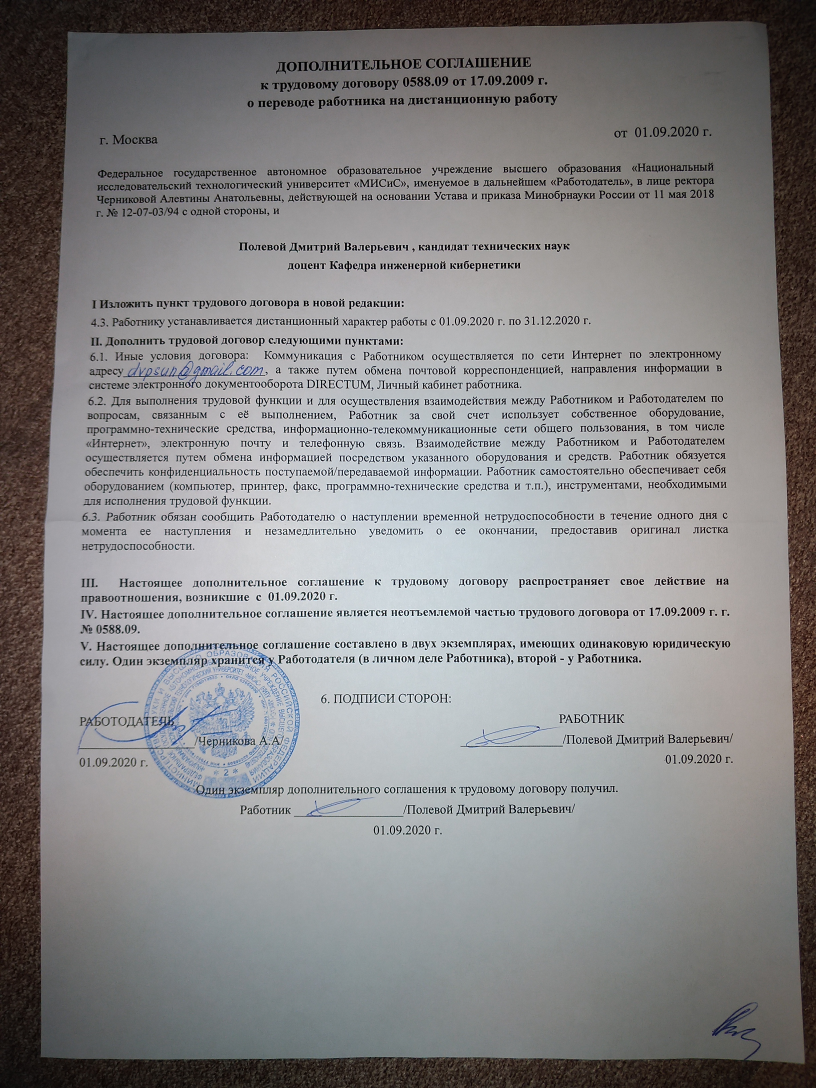
//> input picture prj.labs/lab_4/lab04.src.jpg, 2448 x 3264 px (shown at 1/3 size)
$ ./lab04   (built with g++ and OpenCV 4)
//> lines starting //> are read from the running program, lines starting //| are printed output that depends on the picture; after the words box and inside, x2 and y2 are one past the last pixel; in counts of white or black regions, pixels touching at a corner belong together
#include <opencv2/opencv.hpp>

using namespace std;
using namespace cv;


Mat findDifference(Mat etalon, Mat example) {

	Mat stats = Mat::zeros(Size(2, 3), CV_32F);
	//TP, FP,FN,TN
	for (int i = 0; i < etalon.cols; ++i) {
		for (int j = 0; j < etalon.rows; ++j) {
			if (etalon.at<uchar>(j,i) == 0) {

				if (example.at<uchar>(j,i) == 0) {
					stats.at<float>(0, 0) += (float)1;
				}
				else {
					stats.at<float>(0, 1) += (float)1;;
				}
			}
			else {

				if (example.at<uchar>(j, i) == 255) {
					stats.at<float>(1, 1) += (float)1;
				}
				else {
					stats.at<float>(1, 0) += (float)1;
				}
			}
		}
	}

	//balanced accuracy
	float sensitivity = stats.at<float>(0, 0) / (stats.at<float>(0, 0) + stats.at<float>(1, 0));
	float specificity = stats.at<float>(1, 1) / (stats.at<float>(1, 1) + stats.at<float>(0, 1));
	stats.at<float>(2, 0) = (sensitivity + specificity) / 2;

	//f_1 score
	float precision = stats.at<float>(0, 0) / (stats.at<float>(0, 0) + stats.at<float>(0, 1));
	float recall = stats.at<float>(0, 0) / (stats.at<float>(0, 0) + stats.at<float>(1, 0));
	stats.at<float>(2, 1) = 2 * precision * recall / (precision + recall);


	return stats;
}

Mat showDifference(Mat etalon, Mat example) {

	Mat diff_img = example.clone();
	cvtColor(diff_img, diff_img, COLOR_GRAY2BGR);

	for (int i = 0; i < etalon.cols; ++i) {
		for (int j = 0; j < etalon.rows; ++j) {
			if (etalon.at<uchar>(j, i) == 0) {

				if (example.at<uchar>(j, i) != 0) {
					diff_img.at<Vec3b>(j, i) = { 0, 0, 255 };
				}
			}
			else {

				if (example.at<uchar>(j, i) != 255) {
					diff_img.at<Vec3b>(j, i) = {0, 255, 0};
				}
			}
		}
	}
	return diff_img;
}

void getStats(Mat stat) {
	cout << "TP: " << stat.at<float>(0, 0) << endl;
	cout << "FP: " << stat.at<float>(0, 1) << endl;
	cout << "FN: " << stat.at<float>(1, 0) << endl;
	cout << "TN: " << stat.at<float>(1, 1) << endl;
	cout << "Balanced accuracy: " << stat.at<float>(2, 0) << endl;
	cout << "F1 score: " << stat.at<float>(2, 1) << endl;
}


int main() {

	//load source image and etalon
	string image_path_src = samples::findFile("lab04.src.jpg");
	Mat original_img = imread(image_path_src, IMREAD_COLOR);
//> original_img is the input picture: 3264 rows x 2448 cols, CV_8UC3; mean B, G, R 133, 132.6, 133.8
	string image_path = samples::findFile("lab04.etalon.png");
	Mat etalon = imread(image_path, IMREAD_GRAYSCALE);
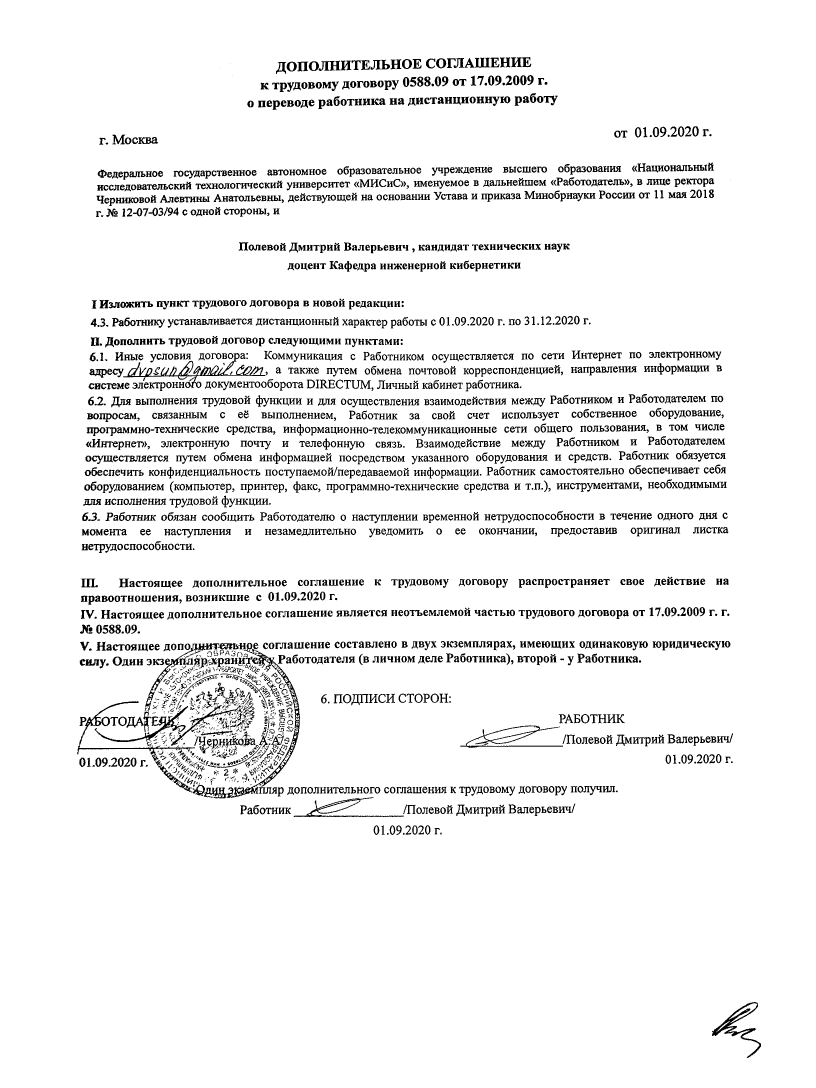
//> input picture prj.labs/lab_4/lab04.etalon.png, 2448 x 3264 px (shown at 1/3 size)
//> etalon: 3264 rows x 2448 cols, CV_8UC1; 93.9% white; 2944 black regions (503 under 20 px), largest, box (x1, y1, x2, y2) and area: (611, 1928, 900, 2395) 7402, (369, 1059, 796, 1164) 5776, (2136, 3006, 2283, 3174) 3927

	//source to grayscale
	Mat g_1;
	cvtColor(original_img, g_1, COLOR_BGR2GRAY);
	imwrite("lab04.g1.png",g_1);

	//define roi
	Rect2d roi = { 203, 100, 2100, 3060 };

	//
	////  ### adaptiveThreshold Opencv ###
	//

	//binarization
	Mat b_1;
	adaptiveThreshold(g_1, b_1, 255, ADAPTIVE_THRESH_GAUSSIAN_C, THRESH_BINARY, 31, 5);
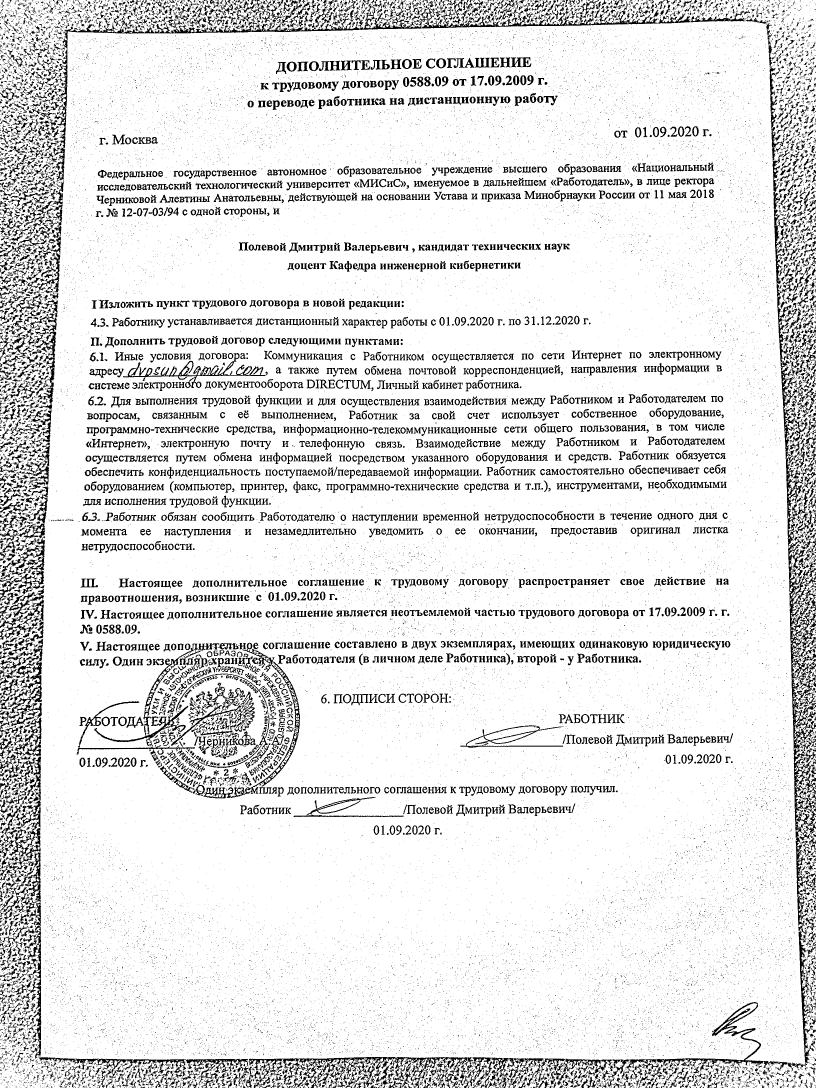
//> b_1: 3264 rows x 2448 cols, CV_8UC1 (shown at 1/3 size); 88.5% white; 35845 black regions (31003 under 20 px), largest, box (x1, y1, x2, y2) and area: (2317, 482, 2448, 2796) 41868, (396, 6, 2234, 101) 18582, (746, 3171, 1419, 3264) 13015
	imwrite("lab04.b1.png", b_1);
	Mat diff_b1 = findDifference(etalon(roi), b_1(roi));
//> after the loop in findDifference, `for (int i = 0; i < etalon.cols; ++i)`: stats = [[464709, 23566], [49904, 5887821], [0, 0]]
//> in findDifference, `float sensitivity = stats.at<float>(0, 0) / (stats.at<float>(0, 0) + s..`: sensitivity = 0.903
//> in findDifference, `float specificity = stats.at<float>(1, 1) / (stats.at<float>(1, 1) + s..`: specificity = 0.996
//> in findDifference, `stats.at<float>(2, 0) = (sensitivity + specificity) / 2;`: stats = [[464709, 23566], [49904, 5887821], [0.95, 0]]
//> in findDifference, `float precision = stats.at<float>(0, 0) / (stats.at<float>(0, 0) + sta..`: precision = 0.952
//> in findDifference, `float recall = stats.at<float>(0, 0) / (stats.at<float>(0, 0) + stats...`: recall = 0.903
//> in findDifference, `stats.at<float>(2, 1) = 2 * precision * recall / (precision + recall);`: stats = [[464709, 23566], [49904, 5887821], [0.95, 0.927]]
//> diff_b1 = [[464709, 23566], [49904, 5887821], [0.95, 0.927]]
	//getStats(diff_b1);
	//cout <<"___________"<< endl;

	//filtering
	Mat f_1;
	medianBlur(b_1, f_1, 3);
//> f_1: 3264 rows x 2448 cols, CV_8UC1; 89.4% white; 8307 black regions (3092 under 20 px), largest, box (x1, y1, x2, y2) and area: (396, 22, 2233, 101) 16795, (2364, 1617, 2448, 2228) 12998, (1833, 2794, 2441, 3233) 12793
	Mat diff_f1 = findDifference(etalon(roi), f_1(roi));
//> diff_f1 = [[454725, 33550], [20052, 5917673], [0.976, 0.944]]
	imwrite("lab04.f1.png", f_1);
	//getStats(diff_f1);
	//cout << "___________" << endl;

	//connected components
	bitwise_not(f_1, f_1);
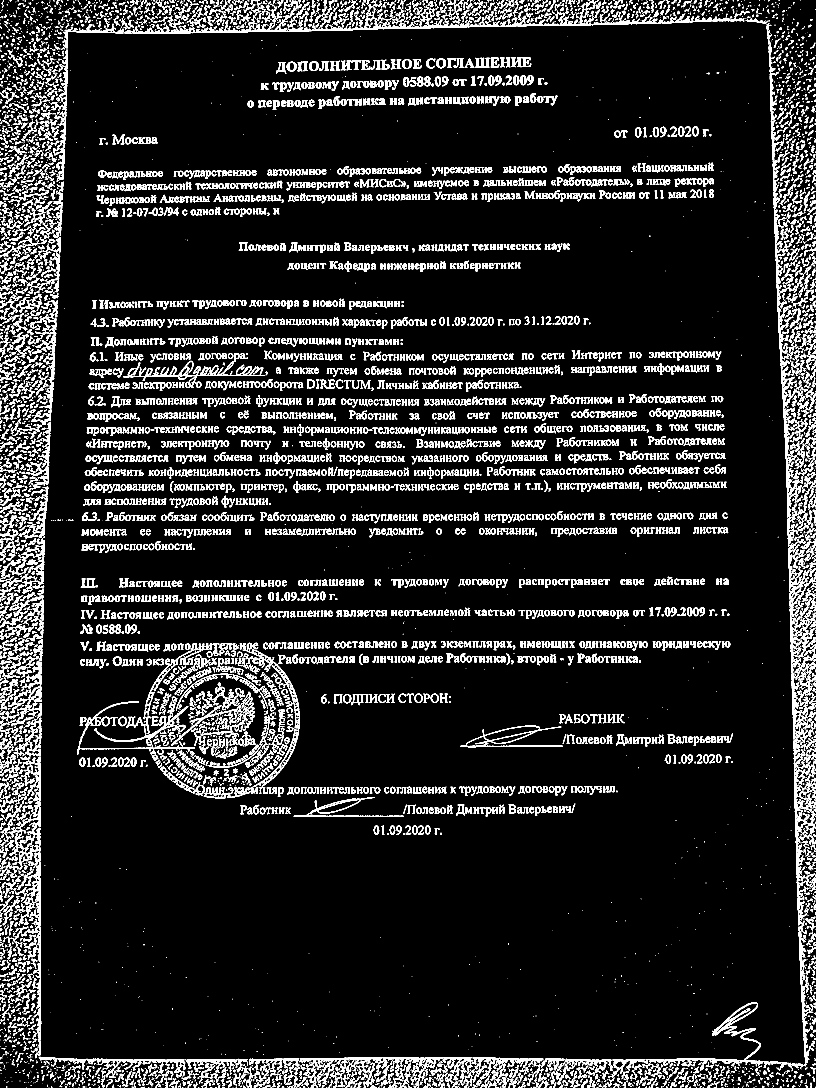
//> f_1: 3264 rows x 2448 cols, CV_8UC1 (shown at 1/3 size); 10.6% white; 8307 white regions (3092 under 20 px), largest, box (x1, y1, x2, y2) and area: (396, 22, 2233, 101) 16795, (2364, 1617, 2448, 2228) 12998, (1833, 2794, 2441, 3233) 12793
	Mat roi_f1 = f_1(roi);
//> roi_f1: 3060 rows x 2100 cols, CV_8UC1; 7.4% white; 3168 white regions (545 under 20 px), largest, box (x1, y1, x2, y2) and area: (408, 1885, 697, 2295) 5891, (166, 959, 593, 1064) 5817, (28, 2018, 382, 2164) 4745

	Mat labelImage, statsImage, centroidsImage;
	int nLabels = connectedComponentsWithStats(roi_f1, labelImage, statsImage, centroidsImage, 8);
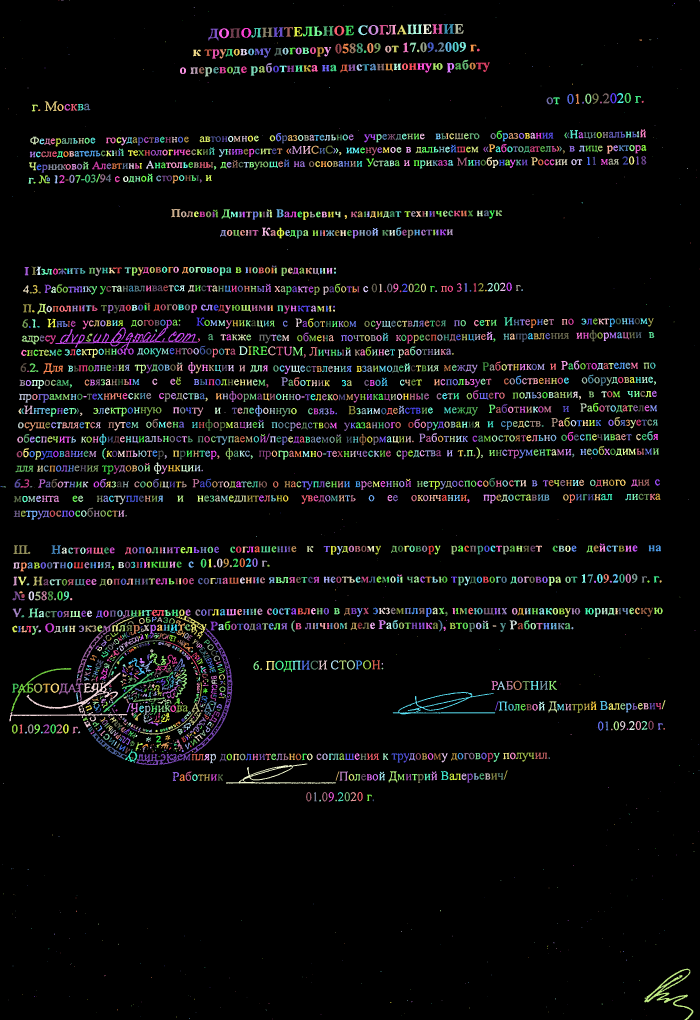
//> labelImage: 3060 rows x 2100 cols, CV_32SC1 (shown at 1/3 size); 3169 distinct labels, from 0 to 3168; one colour per label, 0 black
//> centroidsImage = 3169 pairs, first value 3.64 to 2099, second value 0 to 3058; nLabels = 3169
	//cout << nLabels;

	Mat mask = Mat::zeros(roi_f1.size(), CV_8UC1);

	for (int i = 1; i < statsImage.rows; ++i) {

		if (statsImage.at<int>(Point(4, i)) > 15)
		{
				mask += (labelImage == i);
		}
	}

	//imwrite("lab04.mask1.png", mask);

	Mat v_1 = Mat::zeros(f_1.size(), CV_8UC1);
	Mat v_1_roi = v_1(roi);
	v_1_roi += mask;
	bitwise_not(v_1, v_1);
	imwrite("lab04.v1.png", v_1);
	Mat diff_v1 = findDifference(etalon(roi), v_1(roi));
//> diff_v1 = [[454172, 34103], [18667, 5919058], [0.977, 0.945]]
	//getStats(diff_v1);
	//cout << "___________" << endl;


	//difference from etalon
	Mat e_1 = showDifference(etalon, v_1);
	imwrite("lab04.e1.png", e_1);


	//
	////  ### local binarization + Gauss window ###
	//

	//binarization
	Mat gb;
	GaussianBlur(g_1, gb, Size(91, 91), 0, 0);
	Mat m = cv::abs(gb - g_1);
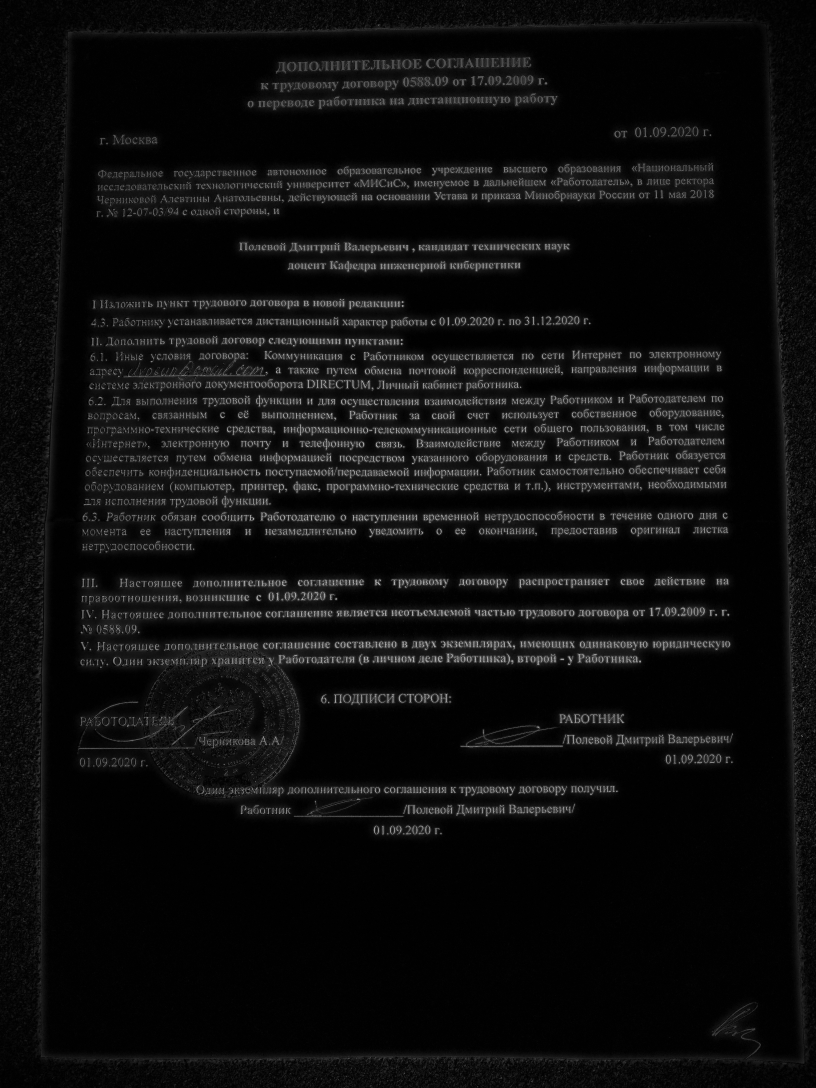
//> m: 3264 rows x 2448 cols, CV_8UC1 (shown at 1/3 size); min 0, max 192, mean 14
	Mat m_gb;
//> (the run ends here: the time limit is reached, at `GaussianBlur(m, m_gb, Size(91, 91), 0, 0);`)
